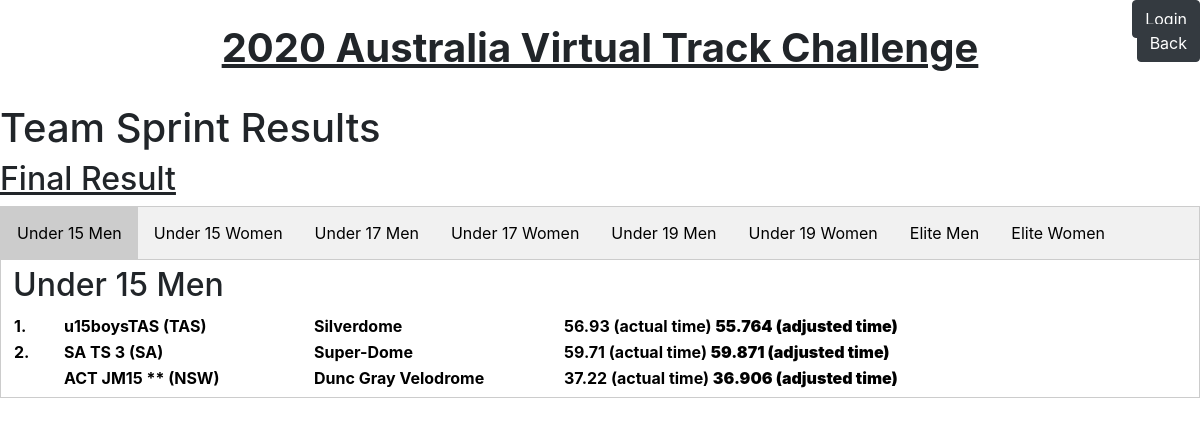
The page /1/results/teamsprint/ on the database its author committed.
### web/models.py (models this page shows, shortened)
class Event(models.Model):
    name = models.CharField(null = True, max_length=100)
    date = models.DateField(null=True)
    finish = models.DateField(null=True)
    image = models.ImageField(upload_to='events/images/', null=True)
    National = 'Nat'
    NJTS = 'NJTS'
    event_option_choices = [
        (National, 'National'),
        (NJTS, 'NJTS')
    ]
    event_option = models.CharField(
        max_length=8,
        choices=event_option_choices,
        default=National
    )

class rider(models.Model):
    number = models.IntegerField()
    name = models.CharField(max_length=50)
    representing = models.CharField(max_length=100, blank=True)
    Individual = 'Ind'
    Team = 'Team'
    team_option_choices = [
        (Individual, 'Individual'),
        (Team, 'Team')
    ]
    team_option = models.CharField(
        max_length=4,
        choices=team_option_choices,
        default=Individual
    )
    ACT = 'ACT'
    NSW = 'NSW'
    NT = 'NT'
    QLD = 'QLD'
    SA = 'SA'
    TAS = 'TAS'
    VIC = 'VIC'
    WA = 'WA'
    state_option_choices = [
        (ACT, 'ACT'),
        (NSW, 'NSW'),
        (NT, 'NT'),
        (QLD, 'QLD'),
        (SA, 'SA'),
        (TAS, 'TAS'),
        (VIC, 'VIC'),
        (WA, 'WA'),
    ]
    state = models.CharField(
        max_length=3,
        choices=state_option_choices,
        default=NSW
    )
    velo1 = 'Dunc Gray Velodrome'
    velo2 = 'NT Velodrome'
    velo3 = 'Anna Meares Velodrome'
    velo4 = 'Super-Dome'
    velo5 = 'Silverdome'
    velo6 = 'DISC'
    velo7 = 'Speed Dome'
    velo_option_choices = [
        (velo1, 'Dunc Gray Velodrome'),
        (velo2, 'NT Velodrome'),
        (velo3, 'Anna Meares Velodrome'),
        (velo4, 'Super-Dome'),
        (velo5, 'Silverdome'),
        (velo6, 'DISC'),
        (velo7, 'Speed Dome'),
    ]
    velodrome = models.CharField(
        max_length=50,
         choices=velo_option_choices,
        default=velo1
    )
    team_member1 = models.CharField(max_length=50, blank=True)
    team_member2 = models.CharField(max_length=50, blank=True)
    team_member3 = models.CharField(max_length=50, blank=True)
    team_member4 = models.CharField(max_length=50, blank=True)
    jm15 = 'JM15'
    jw15 = 'JW15'
    jm17 = 'JM17'
    jw17 = 'JW17'
    jm19 = 'JM19'
    jw19 = 'JW19'
    elitem = 'ELITEM'
    elitew = 'ELITEW'
    parab = "Para-B"
    parac = "Para-C"
    age_option_choices = [
        (jm15, 'JM15'),
        (jw15, 'JW15'),
        (jm17, 'JM17'),
        (jw17, 'JW17'),
        (jm19, 'JM19'),
        (jw19, 'JW19'),
        (elitem, 'ELITEM'),
        (elitew, 'ELITEW'),
        (parab, 'PARA-B'),
        (parac, 'PARA-C'),
    ]
    agegroup = models.CharField(
        max_length=6,
        choices=age_option_choices,
        default=jm15
    )
    ip_time = models.CharField(max_length=2,null=True, blank=True)
    ip_time_second = models.CharField(max_length=6,null=True, blank=True)
    ip_time_total = models.FloatField(max_length=8,null=True, blank=True)
    ip_adjusted_time = models.CharField(max_length=8,null=True, blank=True)
    ip_adjusted_second = models.CharField(max_length=8,null=True, blank=True)
    ip_time_total_adjusted = models.FloatField(max_length=8,null=True, blank=True)
    ip_temp = models.FloatField(null=True, blank=True)
    ip_bp = models.FloatField(null=True, blank=True)
    ip_humdity = models.FloatField(null=True, blank=True)
    tt200_time = models.FloatField(max_length=10,null=True, blank=True)
    tt200_adjusted_time = models.FloatField(max_length=10,null=True, blank=True)
    tt200_temp = models.FloatField(null=True, blank=True)
    tt200_bp = models.FloatField(null=True, blank=True)
    tt200_humdity = models.FloatField(null=True, blank=True)
    ts_time = models.FloatField(max_length=10,null=True, blank=True)
    ts_adjusted_time = models.FloatField(max_length=10,null=True, blank=True)
    ts_temp = models.FloatField(null=True, blank=True)
    ts_bp = models.FloatField(null=True, blank=True)
    ts_humdity = models.FloatField(null=True, blank=True)
    ts_ineligable = models.BooleanField(default=False)
    tp_time = models.CharField(max_length=10,null=True, blank=True)
    tp_temp = models.CharField(max_length=10,null=True, blank=True)
    tp_time_second = models.CharField(max_length=6,null=True, blank=True)
    tp_time_total = models.FloatField(max_length=8, null=True, blank=True)
    tp_adjusted_time = models.CharField(max_length=8,null=True, blank=True)
    tp_adjusted_second = models.CharField(max_length=8,null=True, blank=True)
    tp_time_total_adjusted = models.FloatField(max_length=8,null=True, blank=True)
    tp_bp = models.FloatField(null=True, blank=True)
    tp_humdity = models.FloatField(null=True, blank=True)
    tp_ineligable = models.BooleanField(default=False)
    tt_time = models.CharField(max_length=2, null=True, blank=True)
    tt_time_second = models.CharField(max_length=6, null=True, blank=True)
    tt_time_total = models.FloatField(max_length=8, null=True, blank=True)
    tt_adjusted_time = models.CharField(max_length=8, null=True, blank=True)
    tt_adjusted_second = models.CharField(max_length=8, null=True, blank=True)
    tt_time_total_adjusted = models.FloatField(max_length=8, null=True, blank=True)
    tt_temp = models.FloatField(null=True, blank=True)
    tt_bp = models.FloatField(null=True, blank=True)
    tt_humdity = models.FloatField(null=True, blank=True)
    created = models.DateTimeField(auto_now_add=True, editable=False, null=False, blank=False)
    last_modified = models.DateTimeField(auto_now=True, editable=False, null=False, blank=False)
    user = models.ForeignKey(User,null=True, on_delete=models.CASCADE)
    event = models.ForeignKey(Event,null=True, on_delete=models.CASCADE, default=3)
    class Meta(object):
        ordering = ['-event','-id']

### web/views.py (the view)
# urls.py: path('<int:Event_id>/results/teamsprint/', views.result_teamsprint, name='result_teamsprint'),
def result_teamsprint(request, Event_id):
    events = get_object_or_404(Event, pk=Event_id)
    todaydate = date.today()
    finaldate = events.finish
    mixed = rider.objects.order_by('ts_ineligable', 'ts_adjusted_time').filter(event = events.id, ts_time__gt=0, )
    u15m = rider.objects.order_by('ts_ineligable', 'ts_adjusted_time').filter(event = events.id, ts_time__gt=0, agegroup='JM15')
    u15w = rider.objects.order_by('ts_ineligable', 'ts_adjusted_time').filter(event = events.id, ts_time__gt=0, agegroup='JW15')
    u17m = rider.objects.order_by('ts_ineligable', 'ts_adjusted_time').filter(event = events.id, ts_time__gt=0, agegroup='JM17')
    u17w = rider.objects.order_by('ts_ineligable', 'ts_adjusted_time').filter(event = events.id, ts_time__gt=0, agegroup='JW17')
    u19m = rider.objects.order_by('ts_ineligable', 'ts_adjusted_time').filter(event = events.id, ts_time__gt=0, agegroup='JM19')
    u19w = rider.objects.order_by('ts_ineligable', 'ts_adjusted_time').filter(event = events.id, ts_time__gt=0, agegroup='JW19')
    elitem = rider.objects.order_by('ts_ineligable', 'ts_adjusted_time').filter(event = events.id, ts_time__gt=0, agegroup='ELITEM')
    elitew = rider.objects.order_by('ts_ineligable', 'ts_adjusted_time').filter(event = events.id, ts_time__gt=0, agegroup='ELITEW')
    return render(request, 'web/result_teamsprint.html',
                  {'jm15': u15m, 'jw15': u15w, 'jm17': u17m, 'jw17': u17w, 'jm19': u19m, 'jw19': u19w, 'elitem': elitem,
                   'elitew': elitew, 'timedate': todaydate, 'finaldate': finaldate, 'mixed':mixed, 'event':events})

### web/templates/web/result_teamsprint.html (shortened to what this page needs)
{% extends 'web/base.html'%}
{% block content %}
<a href="../"><button type="submit" class="btn btn-dark" style="position: absolute; right: 0;">Back</button></a>
<center>
    <h1><b><u>{{ event.name }}</u> </b></h1>
    </center>
<br>
<h1>Team Sprint Results</h1>
     {% if timedate <= finaldate %}
<h2><u>Provisional</u></h2>
    {% else %}
    <h2><u>Final Result</u></h2>
{% endif %}
{% if event.event_option == "Nat" %}
<div class="tab">
  <button class="tablinks" onclick="openCity(event, 'U15M')" id="defaultOpen">Under 15 Men</button>
    <button class="tablinks" onclick="openCity(event, 'U15W')">Under 15 Women</button>
    <button class="tablinks" onclick="openCity(event, 'U17M')">Under 17 Men</button>
    <button class="tablinks" onclick="openCity(event, 'U17W')">Under 17 Women</button>
    <button class="tablinks" onclick="openCity(event, 'U19M')">Under 19 Men</button>
    <button class="tablinks" onclick="openCity(event, 'U19W')">Under 19 Women</button>
    <button class="tablinks" onclick="openCity(event, 'ELITEM')">Elite Men</button>
    <button class="tablinks" onclick="openCity(event, 'ELITEW')">Elite Women</button>
</div>
<div id="U15M" class="tabcontent">
<h2>Under 15 Men</h2>
<table>
{% for result in jm15 %}
        <tr style = "color:black">
<th style="width:50px">{% if result.ts_ineligable %} {% else %} {{ forloop.counter }}.{% endif %}</th>
          <th style="width:250px"><a style = "color:black" href="/riders/{{ result.number }}">{{ result.name }} ({{ result.state }}) </a> </th>
          <th style="width:250px">{{ result.velodrome }}</th>
          <th>{{ result.ts_time }} (actual time) <b>{{ result.ts_adjusted_time }} (adjusted time)</b></th>
</tr>
{% endfor %}
      </table>
</div>
{% endif %}
{% endblock %}

### web/static/web/custom.css (style rules this page uses)
.tab { overflow: hidden; border: 1px solid #ccc; background-color: #f1f1f1; }
.tab button { background-color: inherit; float: left; border: none; outline: none; cursor: pointer; padding: 14px 16px; transition: 0.3s; }
.tab button.active { background-color: #ccc; }
.tabcontent { display: none; padding: 6px 12px; border: 1px solid #ccc; border-top: none; }

### rows shown on the page
Event: name "2020 Australia Virtual Track Challenge"
rider: name "u15boysTAS", state "TAS", velodrome "Silverdome", ts_time "56.93", ts_adjusted_time "55.764"
rider: name "SA TS 3", state "SA", velodrome "Super-Dome", ts_time "59.71", ts_adjusted_time "59.871"
rider: name "ACT JM15 **", state "NSW", velodrome "Dunc Gray Velodrome", ts_time "37.22", ts_adjusted_time "36.906"
